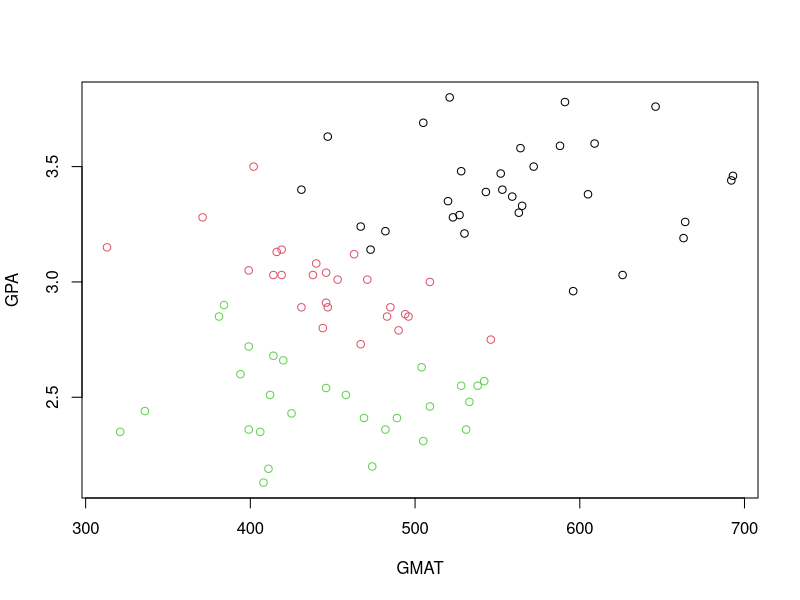

Here is the R script that generated this plot:
############################################################################
### Aufgabe 15

bewerber=read.table("Bewerber.txt",header=T,dec=",",sep=";")
attach(bewerber)
plot(GMAT,GPA,col=Gruppe)
g1= bewerber[Gruppe==1,1:2]
g2= bewerber[Gruppe==2,1:2]
g3= bewerber[Gruppe==3,1:2]
mu1=colMeans(g1)
mu2=colMeans(g2)
mu3=colMeans(g3)
S1=var(g1)
S2=var(g2)
S3=var(g3)
(Sp=((nrow(g1)-1)*S1+(nrow(g2)-1)*S2+(nrow(g3)-1)*S3)/(nrow(g1)+nrow(g2)+nrow(g3)-3))
mu=(mu1+mu2+mu3)/3
B=(mu1-mu)%*%t(mu1-mu)+(mu2-mu)%*%t(mu2-mu)+(mu3-mu)%*%t(mu3-mu)
(EW=eigen(solve(Sp)%*%B))
(DK=EW$vectors)
(Wilks=prod(1/(1+EW$values)))
(chi=-(nrow(bewerber)-(2+3)/2-1)*log(Wilks))
qchisq(0.95,2*(3-1))
(d1=t(mu1)%*%solve(Sp)%*%c(2.7,530)-1/2*t(mu1)%*%solve(Sp)%*%mu1+log(1/3))
(d2=t(mu2)%*%solve(Sp)%*%c(2.7,530)-1/2*t(mu2)%*%solve(Sp)%*%mu2+log(1/3))
(d3=t(mu3)%*%solve(Sp)%*%c(2.7,530)-1/2*t(mu3)%*%solve(Sp)%*%mu3+log(1/3))
library(MASS)
(Ergeb1= lda(Gruppe~.,data=bewerber))
(Ergeb2= lda(Gruppe~.,data=bewerber,prior=c(1/3,1/3,1/3)))
0.999998564/0.001694796*(-0.008503148)
-0.999969462/0.007815072*(-0.01448967)
neu=data.frame(2.7,530)
names(neu)=c("GPA","GMAT")
predict(Ergeb1, neu)
predict(Ergeb2, neu)
lern=sample(1:85,45)
bewerber[lern,]
table(bewerber$Gruppe[lern])
Ergeb3 = lda(Gruppe ~ ., data=bewerber, prior=c(1/3,1/3,1/3), subset=lern)
pred=predict(Ergeb3, bewerber[-lern,])$class
wahr=bewerber$Gruppe[-lern]
(KM=table(pred,wahr))
(FK=1-(sum(diag(KM)))/sum(KM))
